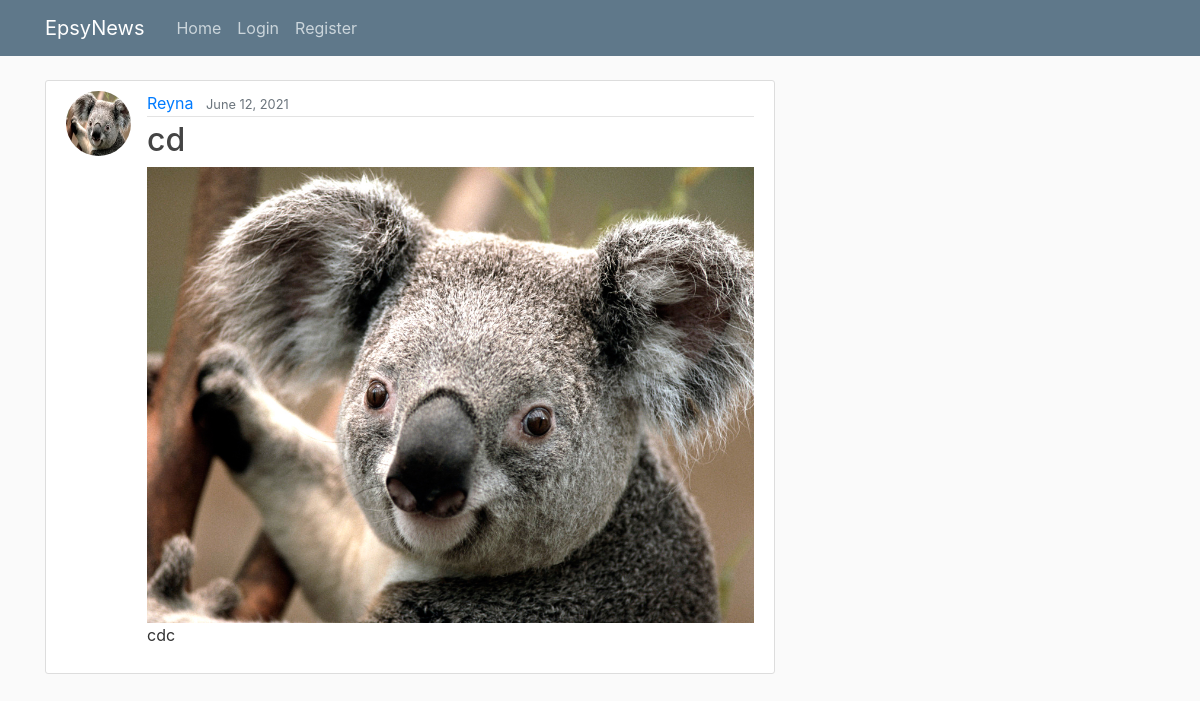
The page /post/13/ on the database its author committed.
### blog/models.py (models this page shows, shortened)
class Post(models.Model):
    title = models.CharField(max_length=100)
    content = models.TextField()
    date_posted = models.DateTimeField(default=timezone.now)
    autor = models.ForeignKey(User, on_delete=models.CASCADE)
    image = models.ImageField(default='default.jpg', upload_to='blog_images')

### users/models.py (models this page shows, shortened)
class Profile(models.Model):
    user = models.OneToOneField(User, on_delete=models.CASCADE)
    image = models.ImageField(default='default.jpg', upload_to='profile_pics')

### blog/views.py (the view)
# urls.py: path('post/<int:pk>/', PostDetailView.as_view(), name='post-detail'),
class PostDetailView(DetailView):
    model = Post

### blog/templates/blog/post_detail.html (shortened to what this page needs)
{% extends "blog/base.html" %}
{% block content %}
  <article class="media content-section">
    <img class="rounded-circle article-img" src="{{ object.autor.profile.image.url }}">
    <div class="media-body">
      <div class="article-metadata">
        <a class="mr-2" href="#">{{ object.autor }}</a>
        <small class="text-muted">{{ object.date_posted|date:"F d, Y" }}</small>
      </div>
      <h2 class="article-title">{{ object.title }}</h2>
            {% if object.image.url != "/media/default.jpg" %}
                <img style="width:100%; height:auto;" class="img-responsive" src="{{ object.image.url }}">
            {% endif %}
            <p class="article-content">{{ object.content }}</p>
        </div>
    </article>
{% endblock content %}

### blog/static/blog/main.css (style rules this page uses)
body { background: #fafafa; color: #333333; margin-top: 5rem; }
h1, h2, h3, h4, h5, h6 { color: #444444; }
.content-section { background: #ffffff; padding: 10px 20px; border: 1px solid #dddddd; border-radius: 3px; margin-bottom: 20px; }
.article-title { color: #444444; }
.article-content { white-space: pre-line; }
.article-img { height: 65px; width: 65px; margin-right: 16px; }
.article-metadata { padding-bottom: 1px; margin-bottom: 4px; border-bottom: 1px solid #e3e3e3 }

### rows shown on the page
Post: autor.profile.image (picture), autor "Reyna", date_posted "June 12, 2021", title "cd", image (picture), content "cdc"
